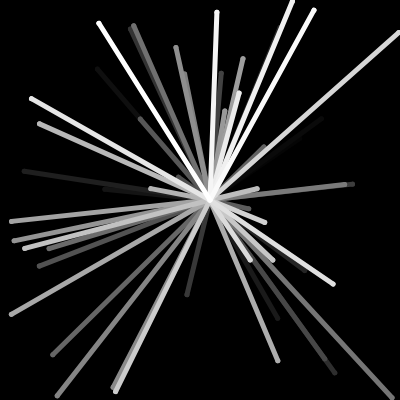
Frame 1 (no input)
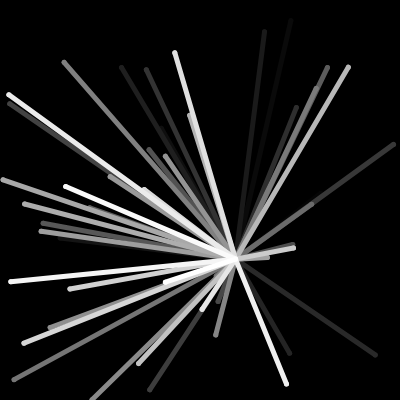
Frame 60 (no input)
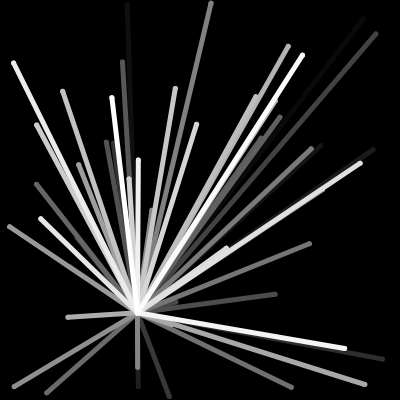
Frame 120 (the mouse pressed at the canvas centre since frame 60)

The p5.js sketch that drew these frames (run headless with seeded random() and noise() and a simulated clock; from frame 60 on, the mouse is pressed at the canvas centre):

// p5.js sketch
// ── sketch.js
const max = 400,
  dotCount = 50;
var radius = 10,
  degree = 0;

function setup() {
  createCanvas(max, max);
  background(0);
  colorMode(HSB);
  angleMode(DEGREES);
  rectMode(CENTER);


};

function draw() {
  background(0);
  whatTheRadius()
  var x = radius * cos(degree);
  var y = radius * sin(degree);
  degree++;

  if (whatTheRadius()) {
    radius--;
  } else {
    radius++;
  }

  var dot = [];
  for (let i = 0; i <= dotCount; i++) {
    dot.push({
      x: random(0, max),
      y: random(0, max)
    })

  }


  for (let i = 0; i <= dotCount; i++) {
    stroke(0, 0, 100 / dotCount * i);
    strokeWeight(5);
    point(dot[i].x, dot[i].y)

    beginShape();
    vertex(dot[i].x, dot[i].y);
    vertex(max / 2 + x, max / 2 + y);
    endShape();
  }

};


function whatTheRadius() {
  if (radius === 200) {
    return true;
  } else if (radius === 10) {
    return false;
  }
}
